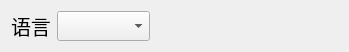
<?xml version="1.0" encoding="UTF-8"?>
<ui version="4.0">
 <class>GameLanguage</class>
 <widget class="QWidget" name="GameLanguage">
  <property name="geometry">
   <rect>
    <x>0</x>
    <y>0</y>
    <width>349</width>
    <height>47</height>
   </rect>
  </property>
  <property name="windowTitle">
   <string>GameLanguage</string>
  </property>
  <layout class="QFormLayout" name="formLayout">
   <item row="0" column="0">
    <widget class="QLabel" name="label">
     <property name="font">
      <font>
       <family>Arial Black</family>
       <pointsize>15</pointsize>
      </font>
     </property>
     <property name="text">
      <string>语言</string>
     </property>
    </widget>
   </item>
   <item row="0" column="1">
    <layout class="QHBoxLayout" name="horizontalLayout">
     <item>
      <widget class="QComboBox" name="comboBox">
       <property name="sizePolicy">
        <sizepolicy hsizetype="Preferred" vsizetype="Preferred">
         <horstretch>0</horstretch>
         <verstretch>0</verstretch>
        </sizepolicy>
       </property>
       <property name="font">
        <font>
         <pointsize>13</pointsize>
        </font>
       </property>
      </widget>
     </item>
     <item>
      <spacer name="horizontalSpacer">
       <property name="orientation">
        <enum>Qt::Horizontal</enum>
       </property>
       <property name="sizeHint" stdset="0">
        <size>
         <width>208</width>
         <height>20</height>
        </size>
       </property>
      </spacer>
     </item>
    </layout>
   </item>
  </layout>
 </widget>
 <resources/>
 <connections/>
</ui>
